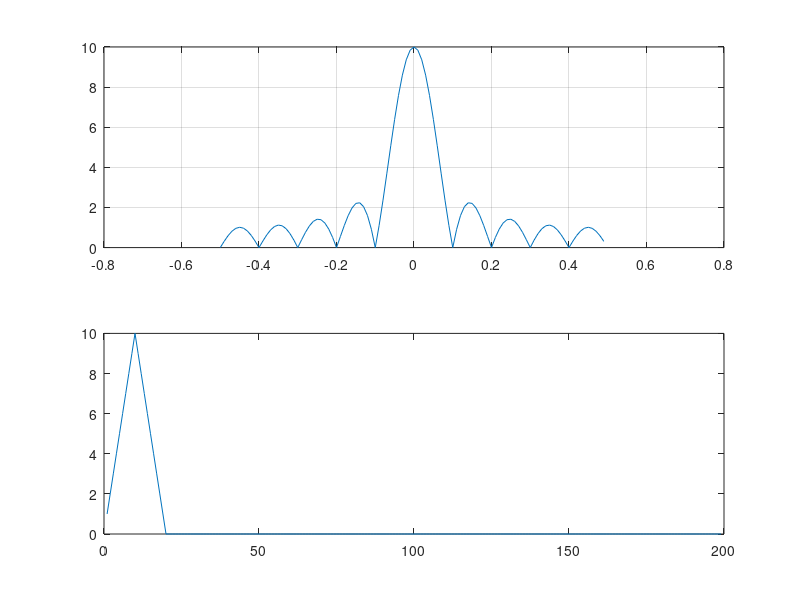
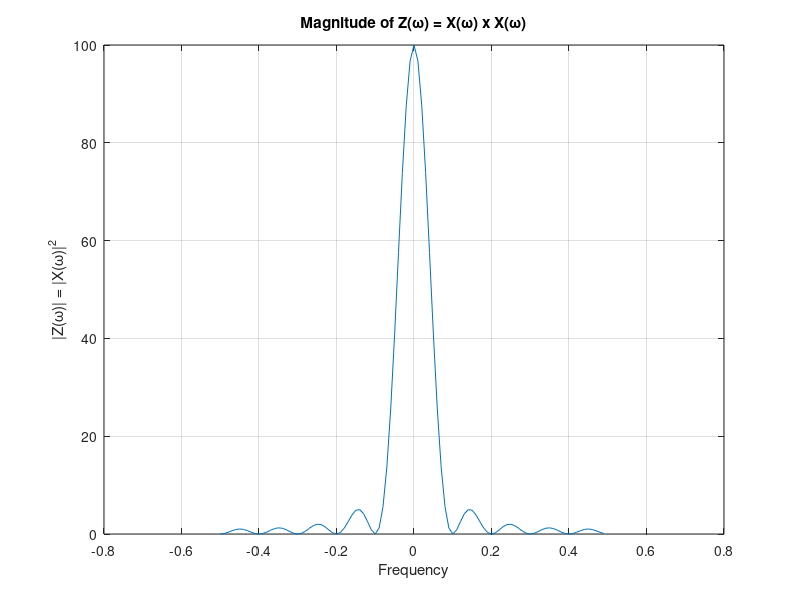
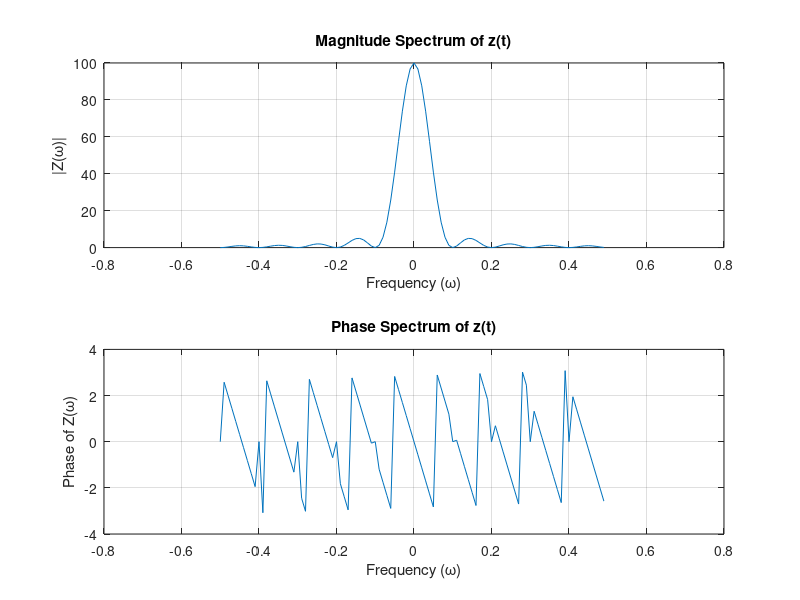
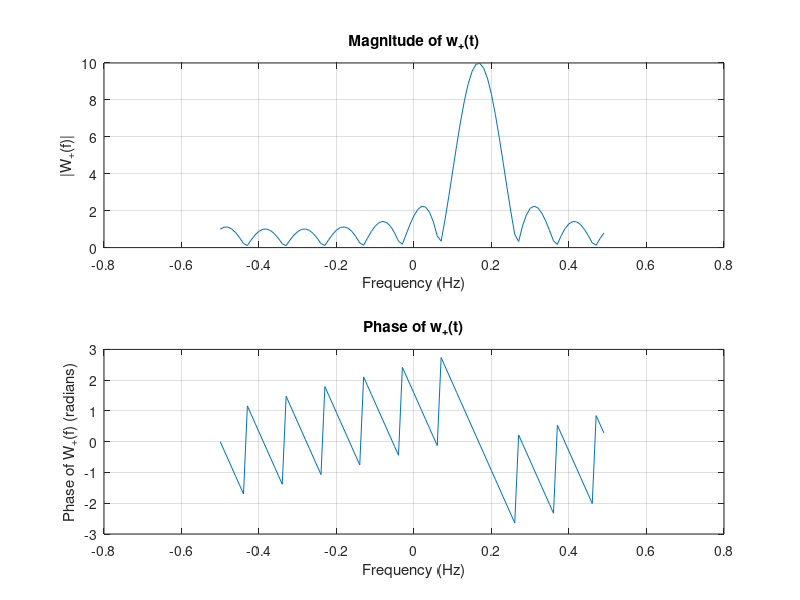

The MATLAB script that drew these images, in order: (Note: this script raises an error after producing the figures.)
% generate the signal in Figure (1) 
N = 100; PulseWidth = 10;
t = [0:1:(N-1)];
x = [ones(1,PulseWidth), zeros(1,N-PulseWidth)];

stairs(t,x); grid on; axis([-10,110,-0.1,1.1])
xlabel("t");
ylabel("x(t)");
title("single pulse signal x(t)");
%% fourier transform
Xf = fft(x); %compute the the Fourier Transform of x

f = [-(N/2):1:(N/2)-1]*(1/N); % define the frequency vector f

subplot(211); plot(f,fftshift( abs(Xf))); grid on; %plot abs graph
subplot(212); plot(f,fftshift(angle(Xf))); grid on; %plot ang graph

xhat = ifft(Xf); %n convert the Fourier Transform Xf back to time-domain
%% A1
N = 100; PulseWidth = 10;
t = [-10:1:(N-1)];
z = conv(x,x)

plot(z);
%% A2 convolution in time = multiplication in freq.
% Compute Z(omega) as the squared magnitude of X(omega)
Zf = abs(Xf).^2;

% Plot Z(omega)
figure;
plot(f, fftshift(Zf)); grid on;
xlabel("Frequency");
ylabel("|Z(ω)| = |X(ω)|^2");
title("Magnitude of Z(ω) = X(ω) x X(ω)");
%% A3
%z(t) = x(t)*x(t) ---> Z(ω) = X(ω)X(ω)
%fourier transform of z is Z, so plot Z

% Fourier Transform of z(t) = x(t) * x(t)
Zf = fft(z, N); % Compute Fourier Transform of the convolution result z(t)

% Frequency vector for Z(f)
f_z = (-(N/2):1:(N/2)-1)*(1/N); % Frequency vector

% Plot the magnitude and phase spectra of Z(ω)
figure;

subplot(2, 1, 1);
plot(f_z, fftshift(abs(Zf))); % Magnitude spectrum
grid on;
xlabel("Frequency (ω)");
ylabel("|Z(ω)|");
title("Magnitude Spectrum of z(t)");

subplot(2, 1, 2);
plot(f_z, fftshift(angle(Zf))); % Phase spectrum
grid on;
xlabel("Frequency (ω)");
ylabel("Phase of Z(ω)");
title("Phase Spectrum of z(t)");
%% A6 (time shift on the signal in time domain is multiplying by a spiral in frequency domain)
%freq shift

N = 100; 
PulseWidth = 10;
t = 0:(N-1);
x = [ones(1, PulseWidth), zeros(1, N - PulseWidth)];

f = [-(N/2):(N/2)-1] * (1/N); % Frequency vector (double-sided)
w0 = pi/3; % Define modulation frequencies

% Modulated signals
w_plus = x .* exp(1j * w0 * t);
w_minus = x .* exp(-1j * w0 * t);
w_cos = x .* cos(w0 * t);

% Fourier Transforms
W_plus_f = fft(w_plus);
W_minus_f = fft(w_minus);
W_cos_f = fft(w_cos);

% Extract magnitude and phase spectra
W_plus_mag = fftshift(abs(W_plus_f));
W_plus_phase = fftshift(angle(W_plus_f));

W_minus_mag = fftshift(abs(W_minus_f));
W_minus_phase = fftshift(angle(W_minus_f));

W_cos_mag = fftshift(abs(W_cos_f));
W_cos_phase = fftshift(angle(W_cos_f));

% Plot magnitude and phase for w_plus(t)
figure;
subplot(2, 1, 1);
plot(f, W_plus_mag);
grid on;
title('Magnitude of w_+(t)');
xlabel('Frequency (Hz)');
ylabel('|W_+(f)|');

subplot(2, 1, 2);
plot(f, W_plus_phase);
grid on;
title('Phase of w_+(t)');
xlabel('Frequency (Hz)');
ylabel('Phase of W_+(f) (radians)');

% Plot magnitude and phase for w_minus(t)
figure;
subplot(2, 1, 1);
plot(f, W_minus_mag);
grid on;
title('Magnitude of w_-(t)');
xlabel('Frequency (Hz)');
ylabel('|W_-(f)|');

subplot(2, 1, 2);
plot(f, W_minus_phase);
grid on;
title('Phase of w_-(t)');
xlabel('Frequency (Hz)');
ylabel('Phase of W_-(f) (radians)');

% Plot magnitude and phase for w_cos(t)
figure;
subplot(2, 1, 1);
plot(f, W_cos_mag);
grid on;
title('Magnitude of w_c(t)');
xlabel('Frequency (Hz)');
ylabel('|W_c(f)|');

subplot(2, 1, 2);
plot(f, W_cos_phase);
grid on;
title('Phase of w_c(t)');
xlabel('Frequency (Hz)');
ylabel('Phase of W_c(f) (radians)');
%% Part B

load('Lab4_Data.mat');

% Plot the magnitude
figure;
subplot(2, 2, 1);
MagSpect(xspeech);
title('Magnitude of xspeech');

subplot(2, 2, 2);
MagSpect(hLPF2000);
title('Magnitude of hLPF2000');

subplot(2, 2, 3);
MagSpect(hLPF2500);
title('Magnitude of hLPF2500');

subplot(2, 2, 4);
MagSpect(hChannel);
title('Magnitude of hChannel');

filtered_speech = conv(xspeech, hLPF2500, 'same'); % Filter the speech signal to limit its bandwidth to 2.5 kHz

% Generate carrier wave for modulation
Fc = 5000; % Lower carrier frequency (5 kHz)
carrier_wave = osc(Fc, length(filtered_speech), 32000);

% Modulate the speech signal
modulated_signal = filtered_speech .* carrier_wave;

% Simulate transmission through the channel
transmitted_signal = conv(modulated_signal, hChannel, 'same');

% Demodulate the signal
demodulated_signal = transmitted_signal .* carrier_wave;

% Use hLPF2000 to filter the demodulated signal and recover the speech signal
recovered_speech = conv(demodulated_signal, hLPF2000, 'same');

% Normalize the recovered speech signal
recovered_speech = (recovered_speech - min(recovered_speech)) / (max(recovered_speech) - min(recovered_speech)) * 2 - 1;

% Ensure the values are in the range [-1, 1] to avoid clipping
recovered_speech = max(min(recovered_speech, 1), -1);

% Listen to the original speech signal
disp('Playing original speech signal...');
sound(xspeech, 32000);
pause(3); % Wait for 3 seconds

% Listen to the recovered speech signal
disp('Playing recovered speech signal...');
sound(recovered_speech, 32000);
%% A4 

N = 100;
PulseWidth = 10;
t = 0:(N-1);
x = [ones(1, PulseWidth), zeros(1, N - PulseWidth)];
f = (-(N/2):1:(N/2)-1)*(1/N); % Frequency vector
Xf = fft(x); % Fourier Transform of x
Zf = Xf .* Xf; % Frequency Domain Multiplication
z_time = ifft(Zf); % Inverse Fourier Transform of Z(f) to get z(t)

% Plotting Time-Domain Convolution
figure;
plot(z_time);
grid on;
title('Time-Domain: Convolution of z(t) = x(t) * x(t)');
xlabel('Time');
ylabel('z(t)');

% Frequency-Domain Plots
figure;
subplot(2, 1, 1);
plot(f, fftshift(abs(Zf))); % Magnitude of Z(f)
grid on;
title('Frequency-Domain: Convolution of Z(f)');
xlabel('Frequency (\omega)');
ylabel('Magnitude');
subplot(2, 1, 2);
plot(f, fftshift(angle(Zf))); % Phase of Z(f)
grid on;
title('Frequency-Domain: Phase Spectra of Z(f)');
xlabel('Frequency (\omega)');
ylabel('Phase');
%% A5

% Fourier Transform of pulses with different widths
N = 100; % Total length of the signal
t = 0:1:(N-1); % Time vector
f = (-(N/2):1:(N/2)-1)*(1/N); % Frequency vector
% For PulseWidth = 5
PulseWidth = 5;
x1 = [ones(1, PulseWidth), zeros(1, N - PulseWidth)];
Xf1 = fft(x1); % Fourier Transform of the pulse
figure;
subplot(2, 1, 1); plot(f, fftshift(abs(Xf1))); grid on;
title('Pulse Width = 5: Magnitude Spectrum');
xlabel('Frequency (\omega)');
ylabel('Magnitude');

subplot(2, 1, 2); plot(f, fftshift(angle(Xf1))); grid on;
title('Pulse Width = 5: Phase Spectrum');
xlabel('Frequency (\omega)');
ylabel('Phase');
% For PulseWidth = 25 (ratio in time domain)
PulseWidth = 25;
x2 = [ones(1, PulseWidth), zeros(1, N - PulseWidth)];
Xf2 = fft(x2); % Fourier Transform of the pulse
figure;
subplot(2, 1, 1); plot(f, fftshift(abs(Xf2))); grid on;
title('Pulse Width = 25: Magnitude Spectrum');
xlabel('Frequency (\omega)');
ylabel('Magnitude');
subplot(2, 1, 2); plot(f, fftshift(angle(Xf2))); grid on;
title('Pulse Width = 25: Phase Spectrum');
xlabel('Frequency (\omega)');
ylabel('Phase');
